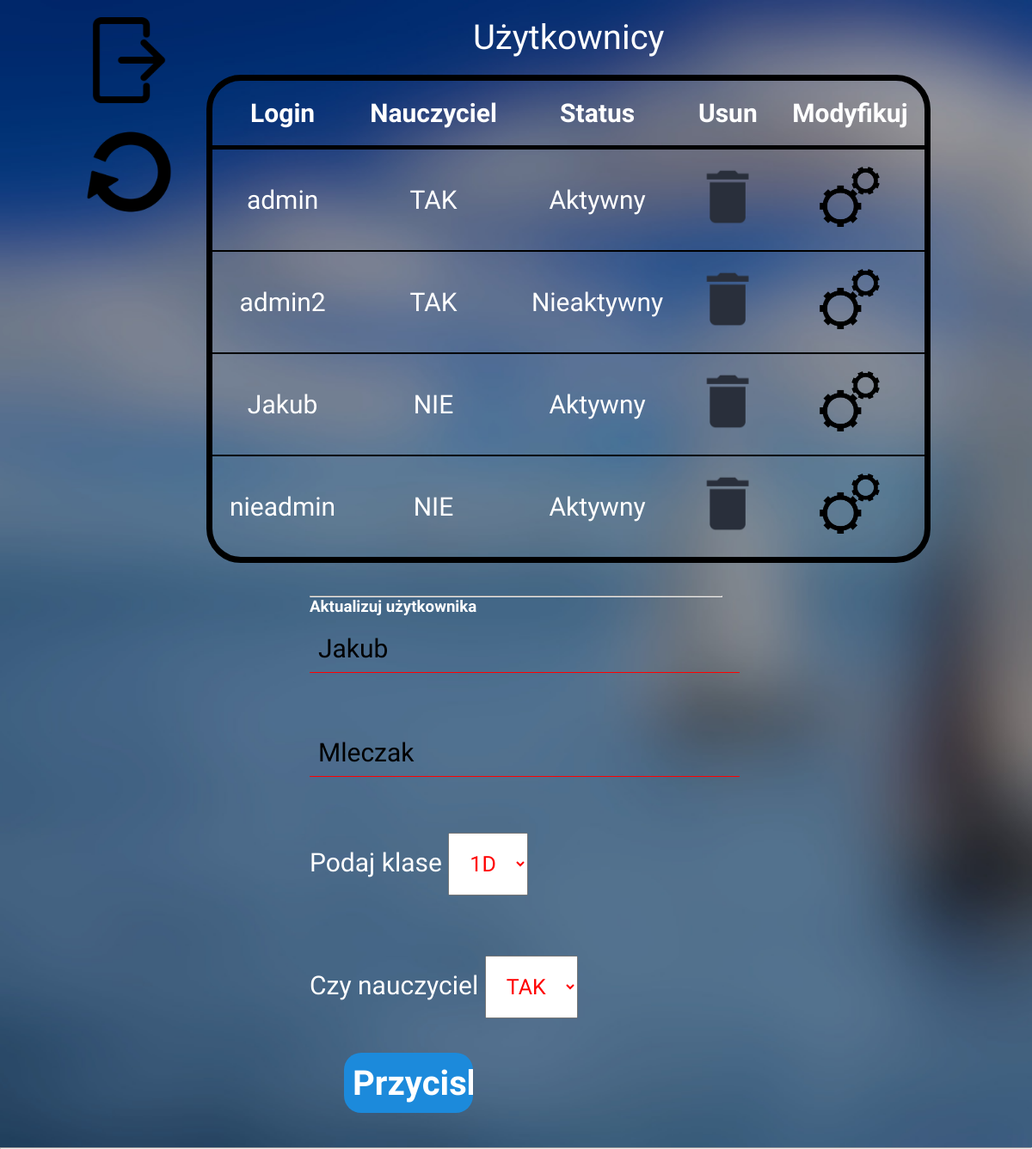
Page /Projekt/edycja.php?update_id=admin2 on the committed database.
### tables this page shows
CREATE TABLE `uzytkownicy` (
  `login` varchar(30) NOT NULL,
  `haslo` text NOT NULL,
  `imie` varchar(20) NOT NULL,
  `nazwisko` varchar(20) NOT NULL,
  `nauczyciel` tinyint(1) NOT NULL,
  `id_klasa` int(10) DEFAULT NULL,
  `ID_statusu` int(10) NOT NULL
);

CREATE TABLE `statusy` (
  `ID_statusu` int(10) NOT NULL,
  `status` varchar(30) NOT NULL
);

### Projekt/edycja.php (the view, shortened to what this page needs)
<?php
  require_once("skrypty/conn.php");
  $sql= "SELECT `login`, `haslo`, `imie`, `nazwisko`, `nauczyciel`, `id_klasa`, `status` FROM `uzytkownicy` LEFT Join statusy ON statusy.ID_statusu=uzytkownicy.ID_statusu";
$wynik = mysqli_query($conn,$sql);
?>
<!DOCTYPE html>
<html lang="en">
<head>
    <link rel="stylesheet" href="style2.css">
</head>
<body id="bdod2">
  <section id="dod" class="big" >
    <div id="wyloguj" class="icon">
      <a href="index.php"><img src="img/log.png" alt="wyloguj"></a>
    </div>
    <div id="back" class="icon">
      <a href="uzytkownik.php"><img src="img/cofnij.png" alt="back"></a>
    </div>
<?php
echo<<<TAB
      <main id="usertab">
      <p class="maly">Użytkownicy</p>
      <table>
      <tr>
        <th>Login</th>
        <th>Nauczyciel</th>
        <th>Status</th>
        <th>Usun</th>
        <th>Modyfikuj</th>
      </tr>
TAB;
  while($row=mysqli_fetch_assoc($wynik))
  {
if($row['nauczyciel']==1)
{
  $nauczyciel="TAK";
}
else $nauczyciel="NIE";
  echo<<<DANE
            <tr>
            <td>$row[login]</td>
            <td>$nauczyciel</td>
            <td>$row[status]</td>
            <td><a href="./skrypty/delete.php?id=$row[login]"><img src="img/kosz.png"></a></td>
          <td><a href="./edycja.php?update_id=$row[login]"><img src="img/zab.png"></a></td>
        </tr>
DANE;
  }
echo<<<ZAMEK
</table>
</main>
ZAMEK;
if(isset($_GET['update_id']))
{
  $id = $_GET['update_id'];
  $sql = "SELECT * FROM `uzytkownicy` WHERE `login`='$id'";
  $result = mysqli_query($conn,$sql);
  $user = mysqli_fetch_assoc($result);
  $name = $user['imie'];
  $surname = $user['nazwisko'];
  echo <<<FORMUPDATE
  <br>
  <br>
  <main id="user">
  <hr><h3>Aktualizuj użytkownika</h3>
  <form action="./skrypty/update.php" method="post">
    <input type="text" name="imie" value="$name"><br><br>
    <input type="text" name="surname" value="$surname"><br><br>
    <input type="hidden" name="id" value="$id">
  Podaj klase
    <select name="klasa">
FORMUPDATE;
$sql3 = "SELECT * FROM klasy";
$result2 = mysqli_query($conn,$sql3);
while ($opt = mysqli_fetch_assoc($result2)) {
echo "<option value=",$opt['id_klasy'],">",$opt['symbol_klasy'],"</option>";
}
echo<<<OPTION2
</select>
<br> <br> <br>Czy nauczyciel
<select name="nauczyciel">
OPTION2;
echo "<option value=1>TAK</option>";
echo<<<OPTION
</select>
<br>
  <input type="submit" name="przycisk" value="Przycisk" >
</form>
</main>
<hr>
OPTION;
}
 ?>
  </section>
</body>
</html>

### Projekt/style2.css (style rules this page uses)
* { padding: 0; margin: 0; font-family: 'Poiret One', cursive; }
section { background-image: url(img/lud.jpg); background-size: cover; background-position:-320px; height: 100%; width: 50vw; position: fixed; }
.icon { position: absolute; top:20px; width: 90px; height:90px; z-index: 1; position: fixed; }
#wyloguj { left: 100px; }
.icon img { width:100px; height:100px; }
#back { left: 100px; top: 150px; }
main { position: absolute; right: 0px; display: flex; flex-wrap: wrap; flex-direction: column; }
#dod { background-image: url("img/ludblurBIG.jpg"); background-attachment: fixed; min-width: 100vw; height: auto; background-position: 0px; position: static; }
#user { width: 40vw; color: white; margin: auto; position:relative; }
#user form { font-size: 30px; margin-top: 10px; width: 100%; }
#user select { padding: 20px; color: red; font-size: 25px; }
#user ::placeholder { color: lightgray; opacity: 1; }
section input { border: none; border-bottom: 1px solid red; background: transparent; outline: none; color: black; font-size: 30px; padding: 10px; margin-bottom: 30px; width: 100%; }
section input[type="submit"] { border: none; outline: none; height: 70px; background: #1c8adb; color: #fff; font-size: 40px; width: 150px; border-radius: 20px; margin: 40px; font-weight: bold; }
#usertab table { border: 7px solid black; font-size: 30px; width: 100%; border-radius: 40px; text-align: center; border-spacing: 0; }
#usertab table th { border-bottom: 5px solid black; padding: 20px; }
#usertab table td { border-bottom: 2px solid black; padding: 20px; }
table tr:last-child td { border:0 !important; }
#usertab { width: 60vw; color: white; margin: auto; position:relative; }
#dod { min-height: 100vh; }
#usertab p { font-size: 40px; padding-top: 20px; padding-bottom: 20px; color: white; margin: auto; display: block; }
td img { width: 70px; height: 70px; }

### rows in the picture
uzytkownicy: login "admin", nauczyciel "TAK", ID_statusu.status "Aktywny"
uzytkownicy: login "admin2", nauczyciel "TAK", ID_statusu.status "Nieaktywny", imie "Jakub", surname "Mleczak"
uzytkownicy: login "Jakub", nauczyciel "NIE", ID_statusu.status "Aktywny"
uzytkownicy: login "nieadmin", nauczyciel "NIE", ID_statusu.status "Aktywny"

### other values in the picture
form field klasa "1D"
